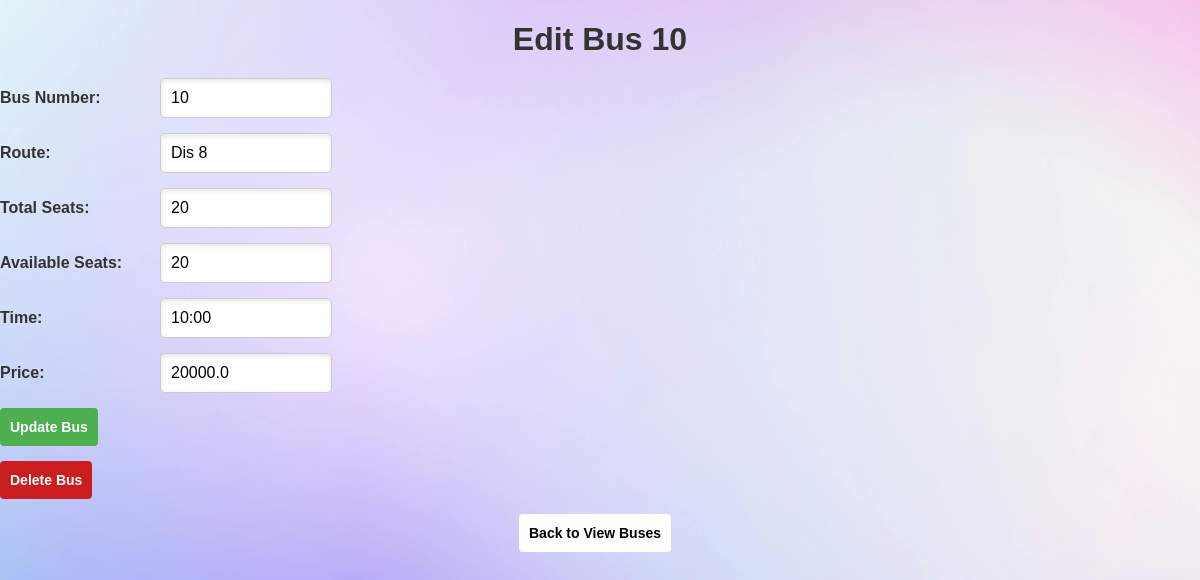
The page /edit_bus/2 (signed in) on the database its author committed.
### tables this page shows
CREATE TABLE buses (
            id INTEGER PRIMARY KEY,
            bus_number TEXT NOT NULL,
            route TEXT NOT NULL,
            total_seats INTEGER NOT NULL,
            available_seats INTEGER NOT NULL,
            time TEXT,
            price REAL NOT NULL
        );

### website/admin.py (the view, shortened to what this page needs)
@admin.route('/edit_bus/<int:bus_id>', methods=['GET', 'POST'])
@login_required
def edit_bus(bus_id):
    bus = BusDAO.get_bus(bus_id)
    if bus is None:
        flash('Bus not found.')
        return redirect(url_for('view.view_buses_route'))
    return render_template('edit_bus.html', bus=bus)

### databases/bus_dao.py (called while the page is built)
    @staticmethod
    def view_buses(sort_by=None, search_query=None):
        conn = sqlite3.connect('bus_reservation.db')
        cursor = conn.cursor()
        query = 'SELECT * FROM buses'
        params = []
        if search_query:
            query += ' WHERE route LIKE ?'
            params.append(f'%{search_query}%')
        if sort_by:
            query += f' ORDER BY {sort_by}'
        cursor.execute(query, params)
        buses_data = cursor.fetchall()
        conn.close()
        buses = []
        for bus_data in buses_data:
            buses.append(Bus(
                id=bus_data[0],
                bus_number=bus_data[1],
                route=bus_data[2],
                total_seats=bus_data[3],
                available_seats=bus_data[4],
                time=bus_data[5],
                price=bus_data[6]
            ))
        return buses

    @staticmethod
    def get_bus(bus_id):
        conn = sqlite3.connect('bus_reservation.db')
        cursor = conn.cursor()
        cursor.execute('SELECT * FROM buses WHERE id = ?', (bus_id,))
        bus_data = cursor.fetchone()
        conn.close()
        if bus_data:
            return Bus(
                id=bus_data[0],
                bus_number=bus_data[1],
                route=bus_data[2],
                total_seats=bus_data[3],
                available_seats=bus_data[4],
                time=bus_data[5],
                price=bus_data[6]
            )
        return None

### databases/user_dao.py (called while the page is built)
    @staticmethod
    def get_user_by_id(user_id):
        conn = sqlite3.connect('bus_reservation.db')
        cursor = conn.cursor()
        cursor.execute('SELECT * FROM users WHERE id = ?', (user_id,))
        user_data = cursor.fetchone()
        conn.close()
        if user_data:
            return User(
                id=user_data[0],
                username=user_data[1],
                password_hash=user_data[2],
                email=user_data[3],
                phone_number=user_data[4],
                gender=user_data[5],
                balance=user_data[6],
                name=user_data[7]
            )
        return None

### website/models.py (called while the page is built)
    @property
    def is_authenticated(self):
        return True

### website/trie.py (called while the page is built)
    def insert(self, word):
        node = self.root
        for char in word:
            if char not in node.children:
                node.children[char] = TrieNode()
            node = node.children[char]
        node.is_end_of_word = True

### website/templates/edit_bus.html (shortened to what this page needs)
<!DOCTYPE html>
<html lang="en">
<head>
    <link rel="stylesheet" type="text/css" href="{{ url_for('static', filename='styles.css') }}">
</head>
<body>
    <div class="container">
        <h1>Edit Bus {{ bus.bus_number }}</h1>
        <form action="{{ url_for('admin.edit_bus', bus_id=bus.id) }}" method="POST">
            <div class="form-row">
                <label for="bus_number" class="label2">Bus Number:</label>
                <input type="text" id="bus_number" class="input" name="bus_number" value="{{ bus.bus_number }}" required>
            </div>
            <div class="form-row">
                <label for="route" class="label2">Route:</label>
                <input type="text" id="route" class="input" name="route" value="{{ bus.route }}" required>
            </div>
            <div class="form-row">
                <label for="total_seats" class="label2">Total Seats:</label>
                <input type="number" id="total_seats" class="input" name="total_seats" value="{{ bus.total_seats }}" required>
            </div>
            <div class="form-row">
                <label for="available_seats" class="label2">Available Seats:</label>
                <input type="number" id="available_seats" class="input" name="available_seats" value="{{ bus.available_seats }}" required>
            </div>
            <div class="form-row">
                <label for="time" class="label2">Time:</label>
                <input type="text" id="time" class="input" name="time" value="{{ bus.time }}" required>
            </div>
            <div class="form-row">
                <label for="price" class="label2">Price:</label>
                <input type="number" id="price" class="input" name="price" value="{{ bus.price }}" step="0.01" required>
            </div>
            <div class="form-row">
                <button type="submit" class="button2">Update Bus</button>
            </div>
        </form>
        <form action="{{ url_for('admin.delete_bus', bus_id=bus.id) }}" method="POST" onsubmit="return confirm('Are you sure you want to delete this bus?');">
            <div class="form-row">
                <button type="submit" class="buttonRed">Delete Bus</button>
            </div>
        </form>
        <a href="{{ url_for('view.view_buses_route') }}" class="buttonBack">Back to View Buses</a>
    </div>
</body>
</html>

### website/static/styles.css (style rules this page uses)
body { font-family: 'Roboto', sans-serif; background-color: #f4f7f6; color: #333; margin: 0; padding: 0px; background-image: url('/static/images/background.jpg'); background-size: cover; background-position: center; }
.form-row { display: flex; align-items: center; margin-bottom: 15px; width: 500px; }
.input { width: 150px; padding: 10px; font-size: 16px; border: 1px solid #ccc; border-radius: 5px; box-shadow: inset 0 2px 5px rgba(0, 0, 0, 0.1); outline: none; }
.button2 { padding: 10px; background-color: #4CAF50; color: white; border: none; border-color: white; border-top: 1px solid transparent; border-bottom: 1px solid transparent; border-radius: 4px; cursor: pointer; font-size: 14px; font-weight: bold; margin-right: 10px; text-align: center; text-decoration: none; display: inline-block; box-sizing: border-box; }
.buttonBack { padding: 10px; background-color: white; color: black; border: none; border-color: white; border-top: 1px solid transparent; border-bottom: 1px solid transparent; border-radius: 4px; cursor: pointer; font-size: 14px; font-weight: bold; margin-right: 10px; text-align: center; text-decoration: none; display: inline-block; box-sizing: border-box; }
.buttonRed { padding: 10px; background-color: #cc1e1e; color: white; border: none; border-color: white; border-top: 1px solid transparent; border-bottom: 1px solid transparent; border-radius: 4px; cursor: pointer; font-size: 14px; font-weight: bold; margin-right: 10px; text-align: center; text-decoration: none; display: inline-block; box-sizing: border-box; }
.label2 { font-size: 16px; font-weight: bold; color: #333; width: 150px; text-align: left ; margin-right: 10px; }
.container { margin: 20px auto; padding: 0px; max-width: 1300px; font-family: Arial, sans-serif; text-align: center; }
h1 { margin-bottom: 20px; color: #333; }

### rows shown on the page
buses: bus_number "10", route "Dis 8", total_seats "20", available_seats "20", time "10:00", price "20000.0"
